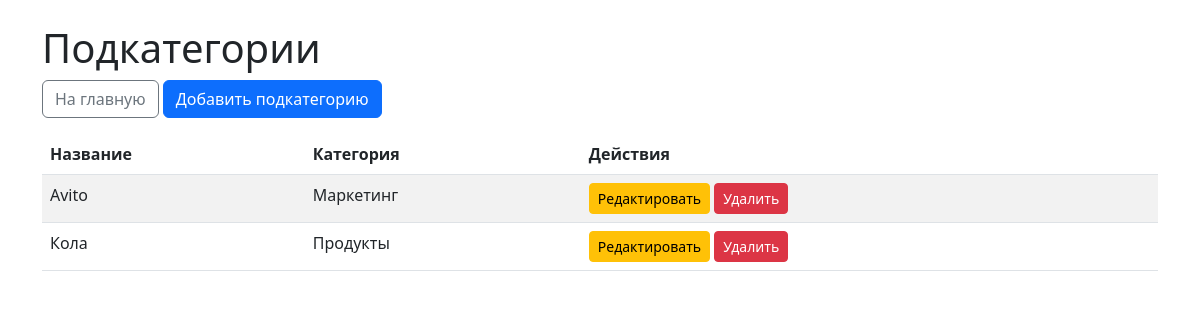
/subcategories/, run on the app's committed database.
### dds/models.py (models this page shows, shortened)
class Subcategory(models.Model):
    name = models.CharField(max_length=100, unique=True)
    category = models.ForeignKey(Category, on_delete=models.CASCADE, related_name='subcategories')
    class Meta:
        verbose_name = 'Подкатегория'
        verbose_name_plural = 'Подкатегории'

class Category(models.Model):
    name = models.CharField(max_length=100, unique=True)
    type = models.ForeignKey(Type, on_delete=models.CASCADE, related_name='categories')
    def __str__(self):
        return self.name
    class Meta:
        verbose_name = 'Категория'
        verbose_name_plural = 'Категории'

### dds/views.py (the view)
# urls.py: path('subcategories/', views.subcategory_list, name='subcategory_list'),
def subcategory_list(request):
    subcategories = Subcategory.objects.all()
    return render(request, 'dds/subcategory_list.html', {'subcategories': subcategories})

### templates/dds/subcategory_list.html (shortened to what this page needs)
<!DOCTYPE html>
<html lang="ru">
<head>
    <link href="https://cdn.jsdelivr.net/npm/bootstrap@5.3.0/dist/css/bootstrap.min.css" rel="stylesheet">
</head>
<body>
    <div class="container">
        <h1 class="mt-4">Подкатегории</h1>
        <a href="{% url 'cashflow_list' %}" class="btn btn-outline-secondary mb-3">На главную</a>
        <a href="{% url 'subcategory_create' %}" class="btn btn-primary mb-3">Добавить подкатегорию</a>
        <table class="table table-striped">
            <thead>
                <tr>
                    <th>Название</th>
                    <th>Категория</th>
                    <th>Действия</th>
                </tr>
            </thead>
            <tbody>
                {% for subcategory in subcategories %}
                    <tr>
                        <td>{{ subcategory.name }}</td>
                        <td>{{ subcategory.category }}</td>
                        <td>
                            <a href="{% url 'subcategory_edit' subcategory.pk %}" class="btn btn-sm btn-warning">Редактировать</a>
                            <a href="{% url 'subcategory_delete' subcategory.pk %}" class="btn btn-sm btn-danger">Удалить</a>
                        </td>
                    </tr>
                {% empty %}
                    <tr><td colspan="3" class="text-center">Подкатегории отсутствуют</td></tr>
                {% endfor %}
            </tbody>
        </table>
    </div>
</body>
</html>

### data on the page
Subcategory: name "Avito", category "Маркетинг"
Subcategory: name "Кола", category "Продукты"
